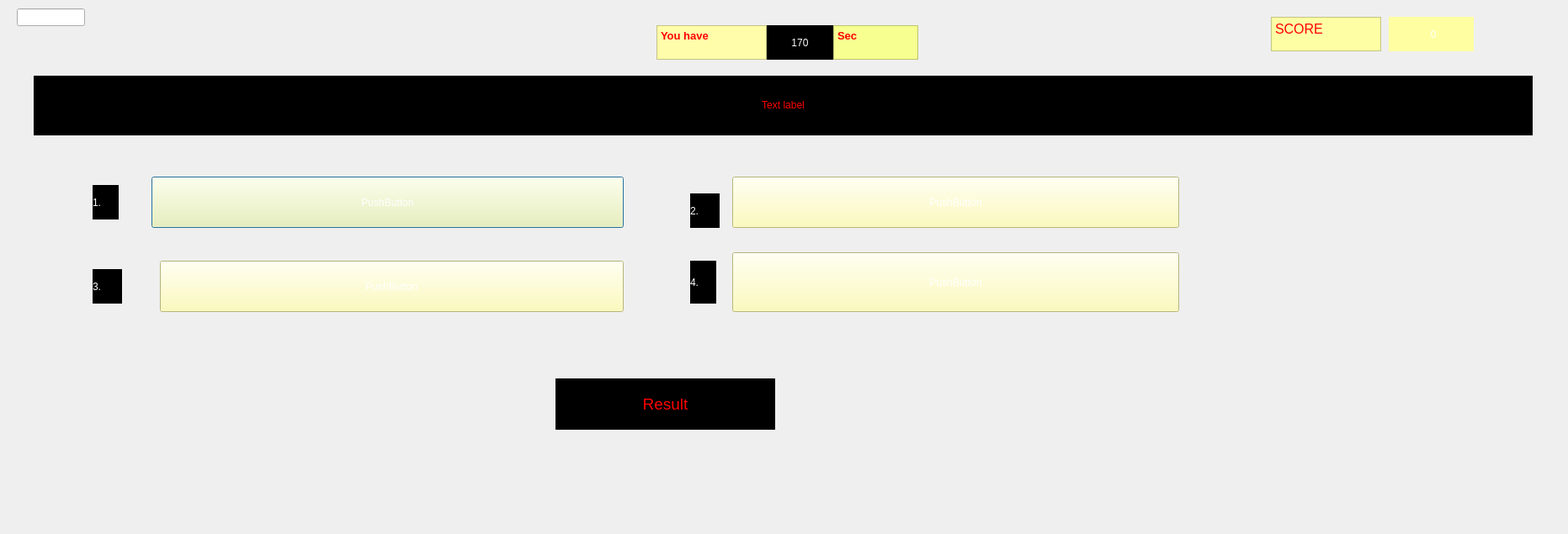
<?xml version="1.0" encoding="UTF-8"?>
<ui version="4.0">
 <class>start</class>
 <widget class="QDialog" name="start">
  <property name="geometry">
   <rect>
    <x>0</x>
    <y>0</y>
    <width>1863</width>
    <height>635</height>
   </rect>
  </property>
  <property name="windowTitle">
   <string>Dialog</string>
  </property>
  <property name="styleSheet">
   <string notr="true">background-image: url(:/prefix1/New folder/48PkMJa.jpg);</string>
  </property>
  <widget class="QLineEdit" name="rabina">
   <property name="geometry">
    <rect>
     <x>20</x>
     <y>10</y>
     <width>81</width>
     <height>21</height>
    </rect>
   </property>
   <property name="styleSheet">
    <string notr="true">color: rgb(255, 255, 255);</string>
   </property>
   <property name="text">
    <string>status</string>
   </property>
  </widget>
  <widget class="QLabel" name="label">
   <property name="geometry">
    <rect>
     <x>40</x>
     <y>90</y>
     <width>1781</width>
     <height>71</height>
    </rect>
   </property>
   <property name="styleSheet">
    <string notr="true">background-color: rgb(0, 0, 0);
font: 75 12pt &quot;MS Shell Dlg 2&quot;;
color: rgb(255, 0, 0);
</string>
   </property>
   <property name="text">
    <string>&lt;html&gt;&lt;head/&gt;&lt;body&gt;&lt;p align=&quot;center&quot;&gt;Text label&lt;/p&gt;&lt;/body&gt;&lt;/html&gt;</string>
   </property>
  </widget>
  <widget class="QPushButton" name="pushButton">
   <property name="geometry">
    <rect>
     <x>180</x>
     <y>210</y>
     <width>561</width>
     <height>61</height>
    </rect>
   </property>
   <property name="styleSheet">
    <string notr="true">color: rgb(255, 255, 255);
font: 12pt &quot;MS Shell Dlg 2&quot;;
background-color: rgb(255, 253, 170);
</string>
   </property>
   <property name="text">
    <string>PushButton</string>
   </property>
  </widget>
  <widget class="QPushButton" name="pushButton_2">
   <property name="geometry">
    <rect>
     <x>870</x>
     <y>210</y>
     <width>531</width>
     <height>61</height>
    </rect>
   </property>
   <property name="styleSheet">
    <string notr="true">background-color: rgb(255, 253, 170);
color: rgb(255, 255, 255);
font: 75 12pt &quot;MS Shell Dlg 2&quot;;</string>
   </property>
   <property name="text">
    <string>PushButton</string>
   </property>
  </widget>
  <widget class="QPushButton" name="pushButton_3">
   <property name="geometry">
    <rect>
     <x>190</x>
     <y>310</y>
     <width>551</width>
     <height>61</height>
    </rect>
   </property>
   <property name="styleSheet">
    <string notr="true">background-color: rgb(255, 253, 170);
color: rgb(255, 255, 255);
font: 75 12pt &quot;MS Shell Dlg 2&quot;;</string>
   </property>
   <property name="text">
    <string>PushButton</string>
   </property>
  </widget>
  <widget class="QPushButton" name="pushButton_4">
   <property name="geometry">
    <rect>
     <x>870</x>
     <y>300</y>
     <width>531</width>
     <height>71</height>
    </rect>
   </property>
   <property name="styleSheet">
    <string notr="true">color: rgb(255, 255, 255);
font: 75 12pt &quot;MS Shell Dlg 2&quot;;
background-color: rgb(255, 253, 170);</string>
   </property>
   <property name="text">
    <string>PushButton</string>
   </property>
  </widget>
  <widget class="QLabel" name="label_3">
   <property name="geometry">
    <rect>
     <x>110</x>
     <y>220</y>
     <width>31</width>
     <height>41</height>
    </rect>
   </property>
   <property name="styleSheet">
    <string notr="true">font: 75 14pt &quot;MS Shell Dlg 2&quot;;
background-color: rgb(0, 0, 0);
color: rgb(255, 255, 255);</string>
   </property>
   <property name="text">
    <string>1.</string>
   </property>
  </widget>
  <widget class="QLabel" name="label_4">
   <property name="geometry">
    <rect>
     <x>110</x>
     <y>320</y>
     <width>35</width>
     <height>41</height>
    </rect>
   </property>
   <property name="styleSheet">
    <string notr="true">color: rgb(255, 255, 255);
background-color: rgb(0, 0, 0);
font: 75 14pt &quot;MS Shell Dlg 2&quot;;</string>
   </property>
   <property name="text">
    <string>3.</string>
   </property>
  </widget>
  <widget class="QLabel" name="label_5">
   <property name="geometry">
    <rect>
     <x>820</x>
     <y>230</y>
     <width>35</width>
     <height>41</height>
    </rect>
   </property>
   <property name="styleSheet">
    <string notr="true">color: rgb(255, 255, 255);
background-color: rgb(0, 0, 0);
font: 75 14pt &quot;MS Shell Dlg 2&quot;;</string>
   </property>
   <property name="text">
    <string>2.</string>
   </property>
  </widget>
  <widget class="QLabel" name="label_6">
   <property name="geometry">
    <rect>
     <x>820</x>
     <y>310</y>
     <width>31</width>
     <height>51</height>
    </rect>
   </property>
   <property name="styleSheet">
    <string notr="true">color: rgb(255, 255, 255);
background-color: rgb(0, 0, 0);
font: 75 14pt &quot;MS Shell Dlg 2&quot;;</string>
   </property>
   <property name="text">
    <string>4.</string>
   </property>
  </widget>
  <widget class="QLabel" name="label_2">
   <property name="geometry">
    <rect>
     <x>660</x>
     <y>450</y>
     <width>261</width>
     <height>61</height>
    </rect>
   </property>
   <property name="styleSheet">
    <string notr="true">color: rgb(255, 0, 0);
font: 75 12pt &quot;MS Shell Dlg 2&quot;;
background-color: rgb(0, 0, 0);
border-color: rgb(85, 0, 255);</string>
   </property>
   <property name="text">
    <string>&lt;html&gt;&lt;head/&gt;&lt;body&gt;&lt;p align=&quot;center&quot;&gt;&lt;span style=&quot; font-size:14pt;&quot;&gt;Result&lt;/span&gt;&lt;/p&gt;&lt;/body&gt;&lt;/html&gt;</string>
   </property>
  </widget>
  <widget class="QLabel" name="label_7">
   <property name="geometry">
    <rect>
     <x>1650</x>
     <y>20</y>
     <width>101</width>
     <height>41</height>
    </rect>
   </property>
   <property name="styleSheet">
    <string notr="true">background-color: rgb(255, 255, 162);color: rgb(255, 255, 255);
font: 75 12pt &quot;MS Shell Dlg 2&quot;;</string>
   </property>
   <property name="text">
    <string>               0</string>
   </property>
  </widget>
  <widget class="QLabel" name="timer">
   <property name="geometry">
    <rect>
     <x>900</x>
     <y>30</y>
     <width>101</width>
     <height>41</height>
    </rect>
   </property>
   <property name="styleSheet">
    <string notr="true">font: 75 12pt &quot;MS Shell Dlg 2&quot;;
color: rgb(255, 255, 255);
background-color: rgb(0, 0, 0);</string>
   </property>
   <property name="text">
    <string>170</string>
   </property>
   <property name="alignment">
    <set>Qt::AlignCenter</set>
   </property>
  </widget>
  <widget class="QTextBrowser" name="textBrowser">
   <property name="geometry">
    <rect>
     <x>990</x>
     <y>30</y>
     <width>101</width>
     <height>41</height>
    </rect>
   </property>
   <property name="styleSheet">
    <string notr="true">background-color: rgb(246, 255, 144);
color: rgb(255, 0, 0);</string>
   </property>
   <property name="html">
    <string>&lt;!DOCTYPE HTML PUBLIC &quot;-//W3C//DTD HTML 4.0//EN&quot; &quot;http://www.w3.org/TR/REC-html40/strict.dtd&quot;&gt;
&lt;html&gt;&lt;head&gt;&lt;meta name=&quot;qrichtext&quot; content=&quot;1&quot; /&gt;&lt;style type=&quot;text/css&quot;&gt;
p, li { white-space: pre-wrap; }
&lt;/style&gt;&lt;/head&gt;&lt;body style=&quot; font-family:'MS Shell Dlg 2'; font-size:8pt; font-weight:400; font-style:normal;&quot;&gt;
&lt;p style=&quot; margin-top:0px; margin-bottom:0px; margin-left:0px; margin-right:0px; -qt-block-indent:0; text-indent:0px;&quot;&gt;&lt;span style=&quot; font-size:10pt; font-weight:600;&quot;&gt;Sec&lt;/span&gt;&lt;/p&gt;&lt;/body&gt;&lt;/html&gt;</string>
   </property>
  </widget>
  <widget class="QTextBrowser" name="textBrowser_2">
   <property name="geometry">
    <rect>
     <x>780</x>
     <y>30</y>
     <width>131</width>
     <height>41</height>
    </rect>
   </property>
   <property name="styleSheet">
    <string notr="true">background-color: rgb(255, 253, 170);
color: rgb(255, 0, 0);</string>
   </property>
   <property name="html">
    <string>&lt;!DOCTYPE HTML PUBLIC &quot;-//W3C//DTD HTML 4.0//EN&quot; &quot;http://www.w3.org/TR/REC-html40/strict.dtd&quot;&gt;
&lt;html&gt;&lt;head&gt;&lt;meta name=&quot;qrichtext&quot; content=&quot;1&quot; /&gt;&lt;style type=&quot;text/css&quot;&gt;
p, li { white-space: pre-wrap; }
&lt;/style&gt;&lt;/head&gt;&lt;body style=&quot; font-family:'MS Shell Dlg 2'; font-size:8pt; font-weight:400; font-style:normal;&quot;&gt;
&lt;p style=&quot; margin-top:0px; margin-bottom:0px; margin-left:0px; margin-right:0px; -qt-block-indent:0; text-indent:0px;&quot;&gt;&lt;span style=&quot; font-size:10pt; font-weight:600;&quot;&gt;You have&lt;/span&gt;&lt;/p&gt;&lt;/body&gt;&lt;/html&gt;</string>
   </property>
  </widget>
  <widget class="QTextBrowser" name="textBrowser_3">
   <property name="geometry">
    <rect>
     <x>1510</x>
     <y>20</y>
     <width>131</width>
     <height>41</height>
    </rect>
   </property>
   <property name="styleSheet">
    <string notr="true">background-color: rgb(254, 255, 165);color: rgb(255, 0, 0);</string>
   </property>
   <property name="html">
    <string>&lt;!DOCTYPE HTML PUBLIC &quot;-//W3C//DTD HTML 4.0//EN&quot; &quot;http://www.w3.org/TR/REC-html40/strict.dtd&quot;&gt;
&lt;html&gt;&lt;head&gt;&lt;meta name=&quot;qrichtext&quot; content=&quot;1&quot; /&gt;&lt;style type=&quot;text/css&quot;&gt;
p, li { white-space: pre-wrap; }
&lt;/style&gt;&lt;/head&gt;&lt;body style=&quot; font-family:'MS Shell Dlg 2'; font-size:8pt; font-weight:400; font-style:normal;&quot;&gt;
&lt;p style=&quot; margin-top:0px; margin-bottom:0px; margin-left:0px; margin-right:0px; -qt-block-indent:0; text-indent:0px;&quot;&gt;&lt;span style=&quot; font-size:12pt;&quot;&gt;SCORE&lt;/span&gt;&lt;/p&gt;&lt;/body&gt;&lt;/html&gt;</string>
   </property>
  </widget>
 </widget>
 <resources/>
 <connections/>
</ui>
